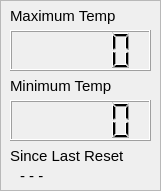
       <widget class="QFrame" name="frame_4">
        <property name="geometry">
         <rect>
          <x>380</x>
          <y>360</y>
          <width>161</width>
          <height>191</height>
         </rect>
        </property>
        <property name="frameShape">
         <enum>QFrame::StyledPanel</enum>
        </property>
        <property name="frameShadow">
         <enum>QFrame::Raised</enum>
        </property>
        <widget class="QLabel" name="device_type_label_8">
         <property name="geometry">
          <rect>
           <x>10</x>
           <y>0</y>
           <width>141</width>
           <height>31</height>
          </rect>
         </property>
         <property name="font">
          <font>
           <pointsize>11</pointsize>
          </font>
         </property>
         <property name="text">
          <string>Maximum Temp</string>
         </property>
        </widget>
        <widget class="QLCDNumber" name="lcd_max">
         <property name="geometry">
          <rect>
           <x>10</x>
           <y>30</y>
           <width>141</width>
           <height>41</height>
          </rect>
         </property>
        </widget>
        <widget class="QLCDNumber" name="lcd_min">
         <property name="geometry">
          <rect>
           <x>10</x>
           <y>100</y>
           <width>141</width>
           <height>41</height>
          </rect>
         </property>
        </widget>
        <widget class="QLabel" name="device_type_label_9">
         <property name="geometry">
          <rect>
           <x>10</x>
           <y>70</y>
           <width>141</width>
           <height>31</height>
          </rect>
         </property>
         <property name="font">
          <font>
           <pointsize>11</pointsize>
          </font>
         </property>
         <property name="text">
          <string>Minimum Temp</string>
         </property>
        </widget>
        <widget class="QLabel" name="device_type_label_10">
         <property name="geometry">
          <rect>
           <x>10</x>
           <y>140</y>
           <width>141</width>
           <height>31</height>
          </rect>
         </property>
         <property name="font">
          <font>
           <pointsize>11</pointsize>
          </font>
         </property>
         <property name="text">
          <string>Since Last Reset</string>
         </property>
        </widget>
        <widget class="QLabel" name="label_min_max_reset">
         <property name="geometry">
          <rect>
           <x>20</x>
           <y>160</y>
           <width>131</width>
           <height>31</height>
          </rect>
         </property>
         <property name="font">
          <font>
           <pointsize>11</pointsize>
          </font>
         </property>
         <property name="text">
          <string>- - -</string>
         </property>
        </widget>
       </widget>
